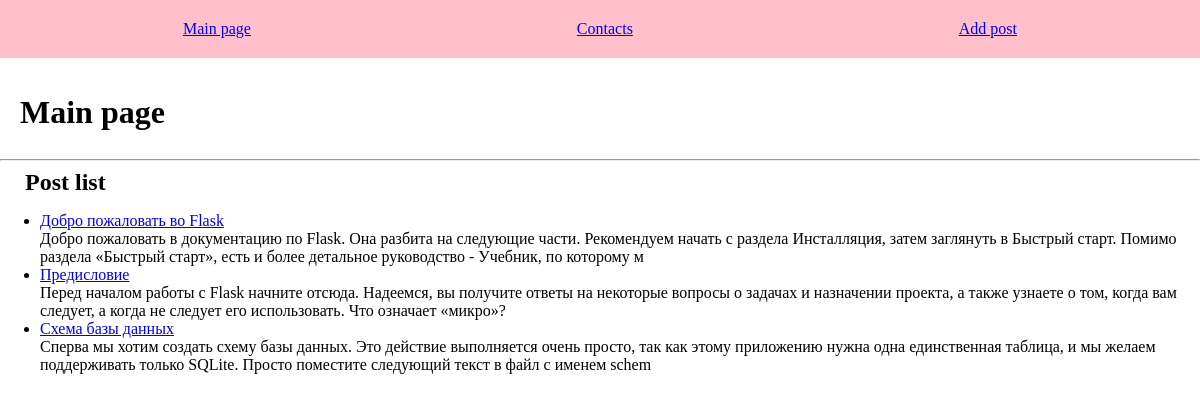
The page / on the database its author committed.
### tables this page shows
CREATE TABLE menu(
id INTEGER PRIMARY KEY AUTOINCREMENT,
title TEXT NOT NULL,
url TEXT NOT NULL
);

CREATE TABLE posts(
id INTEGER PRIMARY KEY AUTOINCREMENT,
title TEXT NOT NULL,
text TEXT NOT NULL,
url TEXT NOT NULL,
time INTEGER NOT NULL
);

### main.py (the view)
@app.route('/index')
@app.route('/')
def index():
    db_con = connect_db()
    db = DataBase(db_con)
    return render_template('index.html', title='Main page', menu=db.get_menu(), posts=db.get_posts())

### DataBase.py (called while the page is built)
    def _get_objects(self, table):
        try:
            self.__cur.execute(f'SELECT * from {table}')
            res = self.__cur.fetchall()
            if res:
                return res
        except IOError:
            print('Failed while reading data')
        return []

    def get_menu(self):
        return self._get_objects('menu')

    def get_posts(self):
        return self._get_objects('posts')

### main.py (called while the page is built)
def connect_db():
    con = sqlite3.connect(app.config['DATABASE'])
    con.row_factory = sqlite3.Row
    return con

### templates/index.html (shortened to what this page needs)
{% extends 'base.html' %}
{% block content %}
{{ super() }}
<hr>
<h2>Post list</h2>
<ul>
    {% for post in posts %}
    <li>
        <p class="title">
            <a href="/post/{{ post.url }}">{{ post.title }}</a>
        </p>
        <div class="announce">{{ post.text[:240] | striptags }}</div>
    </li>
    {% endfor %}
</ul>
{% endblock %}

### templates/base.html (shortened to what this page needs)
<!DOCTYPE html>
<html lang="en">
<head>
    <link rel="stylesheet" href="{{ url_for('static', filename='css/style.css') }}">
</head>
<body>
{% block content %}
<ul class="menu">
    {% for i in menu -%}
    <li>
        <a href="{{ i.url }}">{{ i.title }}</a>
    </li>
    {% endfor -%}
</ul>
<div class="container">
    {% if title %}
    <h1>{{ title }}</h1>
    {% else %}
    <h1>About Flask</h1>
    {% endif %}
</div>
{% endblock -%}
</body>
</html>

### static/css/style.css (style rules this page uses)
body { background: white; margin: 0; padding: 0; }
h1, p { margin: 0; padding: 0; }
h2 { padding-left: 25px; margin: 0; }
.container { max-width: 1240px; padding: 20px; box-sizing: border-box; }
.menu { display: flex; justify-content: space-around; list-style: none; background: pink; padding: 20px; margin-top: 0; }

### rows shown on the page
menu: title "Main page"
menu: title "Contacts"
menu: title "Add post"
posts: title "Добро пожаловать во Flask", text "Добро пожаловать в документацию по Flask. Она разбита на следующие части. Рекомендуем начать с раздела Инсталляция, затем заглянуть в Быстрый старт. Помимо раздела «Быстрый старт», есть и более детальное руководство - Учебник, по которому м"
posts: title "Предисловие", text "Перед началом работы с Flask начните отсюда. Надеемся, вы получите ответы на некоторые вопросы о задачах и назначении проекта, а также узнаете о том, когда вам следует, а когда не следует его использовать. Что означает «микро»?"
posts: title "Схема базы данных", text "Сперва мы хотим создать схему базы данных. Это действие выполняется очень просто, так как этому приложению нужна одна единственная таблица, и мы желаем поддерживать только SQLite. Просто поместите следующий текст в файл с именем schem"
